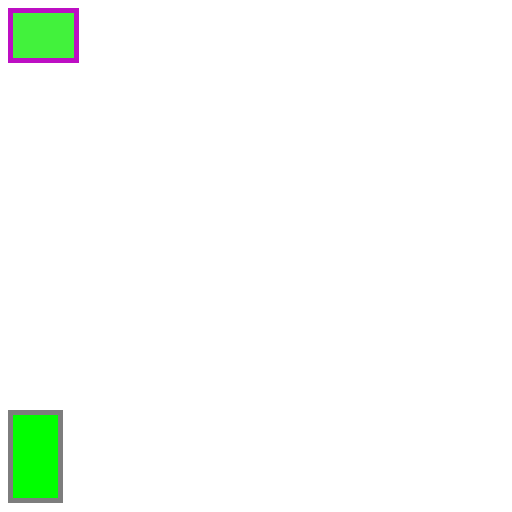
Frame 1 (no input)
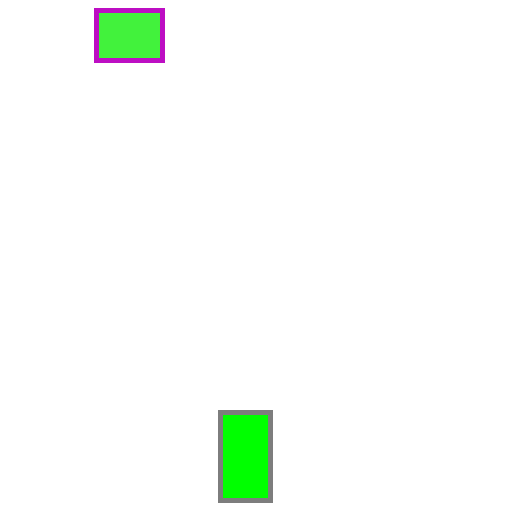
Frame 60 (the mouse pressed at the canvas centre just before this capture)
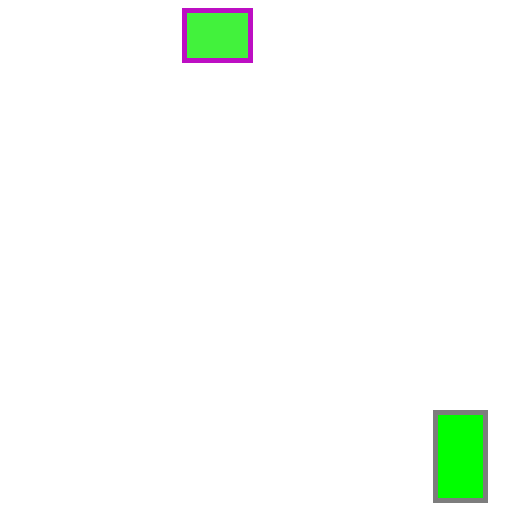
Frame 120 (the mouse held since frame 60 and released just before this capture)

The Processing sketch that drew these frames (run headless with seeded random() and noise(); from frame 60 on, the mouse is pressed at the canvas centre):

// Processing sketch: esercitazione_01B
// ── esercitazione_01B.pde
Monitor m;
NewMonitor nm;
void setup()
{
  size(512,512);
  
  m=new Monitor(10,10,50);
  nm= new NewMonitor(10,height-100,50);
}

void draw()
{
  background(255);
  m.ratio43();
  m.display();
  m.move();
  
  nm.display();
  nm.move();
}



void keyPressed()
{
  if(key=='r' || key=='R')
  {
    setup();
  }
}

// ── Monitor.pde
class Monitor
{
  float x,y,w,h;
  float vel=random(-5,5);
  color c=color(random(255),random(255),random(255));
  color comp=color(red(255-c),green(255-c),blue(255-c));
  Monitor(float x, float y, float h)
  {
    this.x=x;
    this.y=y;
    this.h=h;
    this.ratio43();
  }
  
  void ratio43()
  {
     w=h*1.33;
  }
  
  void ratio169()
  {
    w=(h*16)/9;
  }
  
  void display()
  {
    fill(c);
    stroke(comp);
    strokeWeight(5);
    rect(x,y,w,h);
  }
  
  void move()
  {
    x=x+vel;
    if(x>width)
    {
      x=0;
    }
    if(x<0)
    {
      x=width;
    }
  }
}

// ── NewMonitor.pde
class NewMonitor extends Monitor
{
  boolean freeze=false;
  NewMonitor(float x, float y, float h)
  {
    super(x,y,h);
    this.ratio169();
  }
  
  void display()
  {
    fill(0,255,0);
    stroke(125);
    rect(x,y,h,w);
  }
  
  void move()
    {
    if(!freeze)
    {
      x=x+vel;
      if(x>width)
      {
        x=0;
      }
      if(x<0)
      {
        x=width;
      }
    }
    
    
    if(mouseX >= x && mouseX <= x + w/2 && mouseY >= y && mouseY <= y + h*2)
      {
       this.freeze = true;
       fill(0);
       stroke(125);
       rect(x,y,h,w);
       stroke(255);
       line(x,y+h,x+w/2,y+h);

      }
    else this.freeze = false;
  }
  }
  
